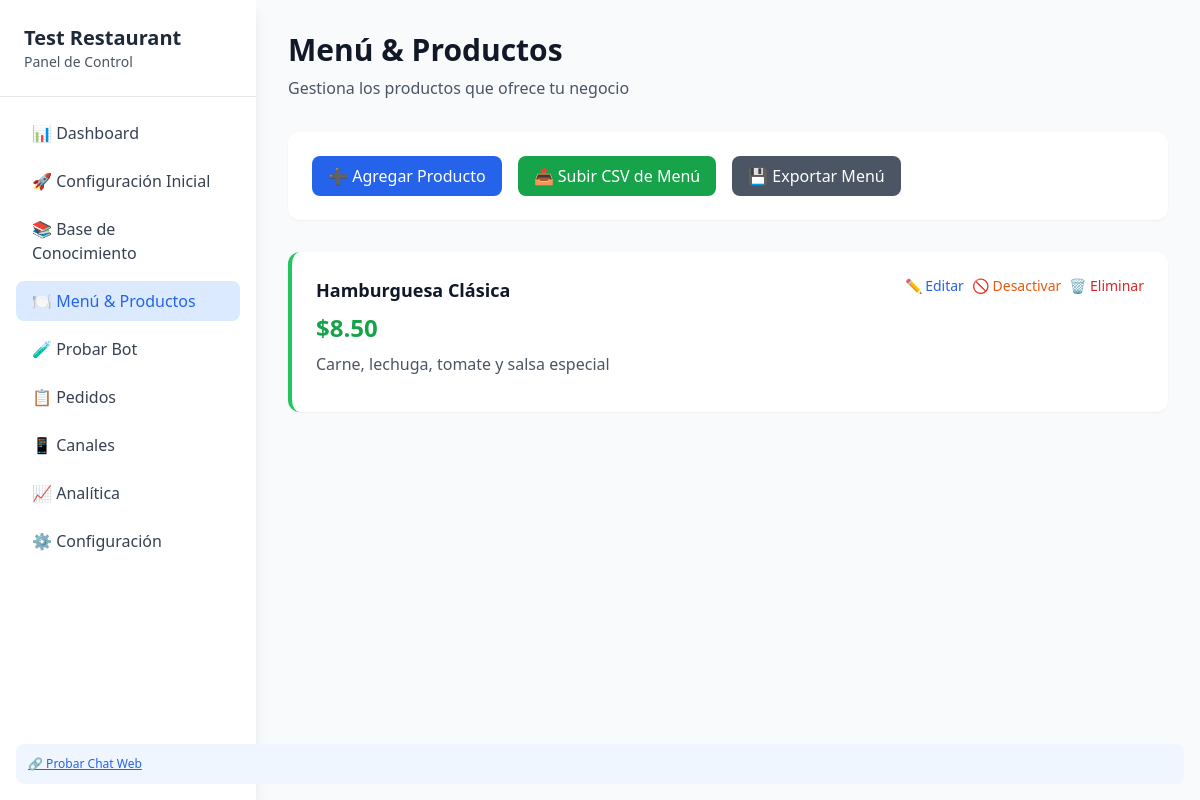
Page /admin/menu on the earlier database version.
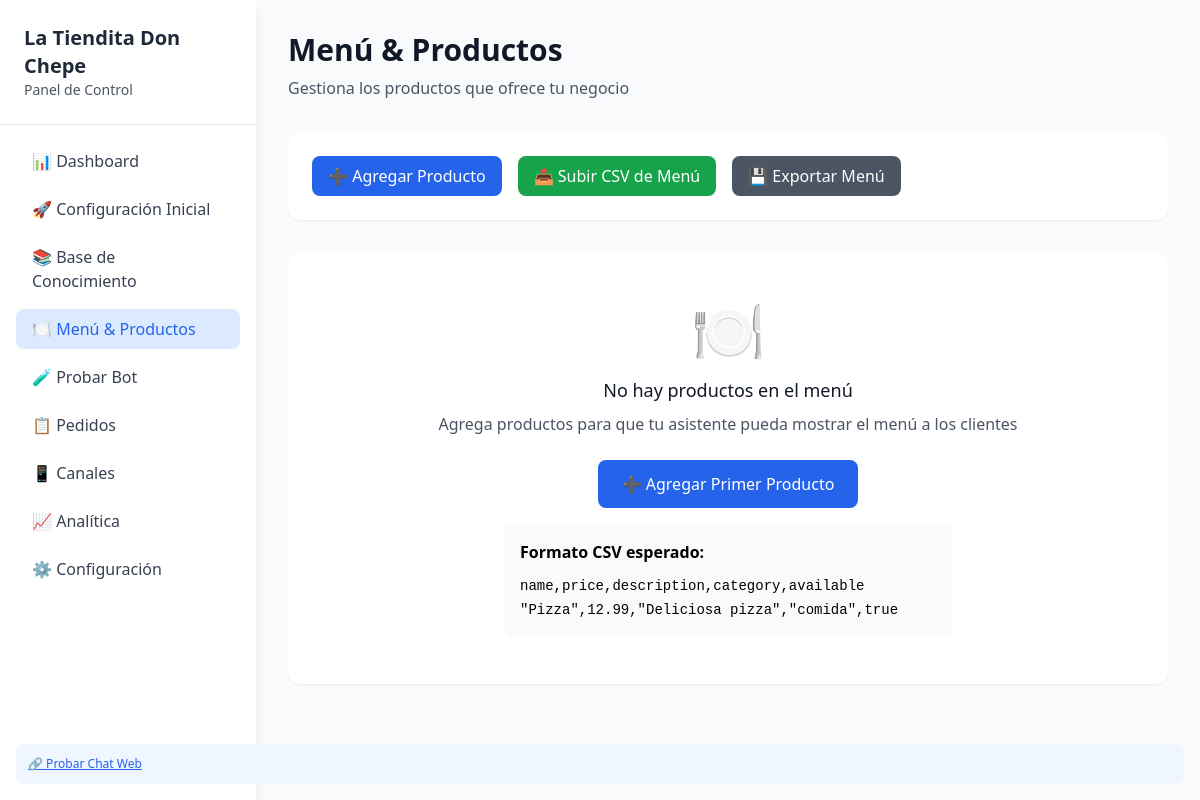
Same page on the later database version.
### app/db/models.py (models this page shows)
class Setting(SQLModel, table=True):
    id: Optional[int] = Field(default=None, primary_key=True)
    key: str = Field(unique=True)
    value: Optional[str] = None
    category: str = "general"  # business, ai, channels, etc.
    is_secret: bool = False  # Para API keys y passwords
    created_at: datetime = Field(default_factory=datetime.utcnow)
    updated_at: Optional[datetime] = None

class Product(SQLModel, table=True):
    id: Optional[int] = Field(default=None, primary_key=True)
    name: str
    price: float
    description: Optional[str] = None
    available: bool = True
    category: Optional[str] = None
    tags: Optional[str] = None
    featured: bool = False
    created_at: datetime = Field(default_factory=datetime.utcnow)

### app/routes/ui.py (the view)
@router.get("/admin/menu", response_class=HTMLResponse)
async def menu_management(request: Request, session: Session = Depends(get_session)):
    product_repo = ProductRepo(session)
    products = product_repo.get_all(available_only=False)
    return templates.TemplateResponse(
        "admin/menu.html",
        {"request": request, "config": get_dynamic_config(), "products": products}
    )

### app/templates/admin/menu.html (shortened to what this page needs)
{% extends "base.html" %}
{% block content %}
<div class="mb-8">
    <h1 class="text-3xl font-bold text-gray-900 mb-2">Menú & Productos</h1>
    <p class="text-gray-600">Gestiona los productos que ofrece tu negocio</p>
</div>
<div class="bg-white p-6 rounded-xl shadow-sm mb-8">
    <div class="flex flex-wrap gap-4">
        <button onclick="addProduct()" class="bg-blue-600 text-white px-4 py-2 rounded-lg hover:bg-blue-700">
            ➕ Agregar Producto
        </button>
        <button onclick="document.getElementById('upload-menu').click()" class="bg-green-600 text-white px-4 py-2 rounded-lg hover:bg-green-700">
            📤 Subir CSV de Menú
        </button>
        <button onclick="exportMenu()" class="bg-gray-600 text-white px-4 py-2 rounded-lg hover:bg-gray-700">
            💾 Exportar Menú
        </button>
    </div>
</div>
{% if products %}
<div class="grid gap-6">
    {% for product in products %}
    <div class="bg-white p-6 rounded-xl shadow-sm border-l-4 {{ 'border-green-500' if product.available else 'border-red-500' }}">
        <div class="flex justify-between items-start">
            <div class="flex-1">
                <div class="flex items-center mb-2">
                    <h3 class="text-lg font-semibold text-gray-900">{{ product.name }}</h3>
                </div>
                <p class="text-2xl font-bold text-green-600 mb-2">${{ "%.2f"|format(product.price) }}</p>
                {% if product.description %}
                <p class="text-gray-600 mb-3">{{ product.description }}</p>
                {% endif %}
            </div>
            <div class="flex space-x-2 ml-4">
                <button onclick="editProduct({{ product.id }})" class="text-blue-600 hover:underline text-sm">
                    ✏️ Editar
                </button>
                <button onclick="toggleAvailable({{ product.id }}, {{ product.available|lower }})" class="text-orange-600 hover:underline text-sm">
                    {{ '🚫 Desactivar' if product.available else '✅ Activar' }}
                </button>
                <button onclick="deleteProduct({{ product.id }})" class="text-red-600 hover:underline text-sm">
                    🗑️ Eliminar
                </button>
            </div>
        </div>
    </div>
    {% endfor %}
</div>
{% else %}
<div class="bg-white rounded-xl shadow-sm p-12 text-center">
    <div class="text-6xl mb-4">🍽️</div>
    <h3 class="text-lg font-medium text-gray-900 mb-2">No hay productos en el menú</h3>
    <p class="text-gray-600 mb-6">Agrega productos para que tu asistente pueda mostrar el menú a los clientes</p>
    <div class="space-y-4">
        <button onclick="addProduct()" class="bg-blue-600 text-white px-6 py-3 rounded-lg hover:bg-blue-700">
            ➕ Agregar Primer Producto
        </button>
        <div class="bg-gray-50 p-4 rounded-lg text-left max-w-md mx-auto">
            <p class="font-semibold mb-2">Formato CSV esperado:</p>
            <code class="text-sm">name,price,description,category,available<br>
            "Pizza",12.99,"Deliciosa pizza","comida",true</code>
        </div>
    </div>
</div>
{% endif %}
{% endblock %}

### app/templates/base.html (shortened to what this page needs)
<!DOCTYPE html>
<html lang="es">
<head>
    <script src="https://cdn.tailwindcss.com"></script>
</head>
<body class="bg-slate-50 min-h-screen">
    <div class="flex h-screen">
        <nav class="w-64 bg-white shadow-lg">
            <div class="p-6 border-b">
                <h1 class="text-xl font-bold text-gray-800">{{ config.business.name }}</h1>
                <p class="text-sm text-gray-600">Panel de Control</p>
            </div>
            <div class="p-4">
                <ul class="space-y-2">
                    <li><a href="/admin" class="nav-link block px-4 py-2 rounded-lg hover:bg-blue-50 text-gray-700 hover:text-blue-600">📊 Dashboard</a></li>
                    <li><a href="/admin/setup" class="nav-link block px-4 py-2 rounded-lg hover:bg-blue-50 text-gray-700 hover:text-blue-600">🚀 Configuración Inicial</a></li>
                    <li><a href="/admin/knowledge" class="nav-link block px-4 py-2 rounded-lg hover:bg-blue-50 text-gray-700 hover:text-blue-600">📚 Base de Conocimiento</a></li>
                    <li><a href="/admin/menu" class="nav-link block px-4 py-2 rounded-lg hover:bg-blue-50 text-gray-700 hover:text-blue-600">🍽️ Menú & Productos</a></li>
                    <li><a href="/admin/playground" class="nav-link block px-4 py-2 rounded-lg hover:bg-blue-50 text-gray-700 hover:text-blue-600">🧪 Probar Bot</a></li>
                    <li><a href="/admin/orders" class="nav-link block px-4 py-2 rounded-lg hover:bg-blue-50 text-gray-700 hover:text-blue-600">📋 Pedidos</a></li>
                    <li><a href="/admin/channels" class="nav-link block px-4 py-2 rounded-lg hover:bg-blue-50 text-gray-700 hover:text-blue-600">📱 Canales</a></li>
                    <li><a href="/admin/analytics" class="nav-link block px-4 py-2 rounded-lg hover:bg-blue-50 text-gray-700 hover:text-blue-600">📈 Analítica</a></li>
                    <li><a href="/admin/settings" class="nav-link block px-4 py-2 rounded-lg hover:bg-blue-50 text-gray-700 hover:text-blue-600">⚙️ Configuración</a></li>
                </ul>
            </div>
            <div class="absolute bottom-4 left-4 right-4">
                <div class="bg-blue-50 p-3 rounded-lg">
                    <p class="text-xs text-blue-600">
                        <a href="/demo" target="_blank" class="underline">🔗 Probar Chat Web</a>
                    </p>
                </div>
            </div>
        </nav>
        <main class="flex-1 overflow-y-auto">
            <div class="p-8">
                {% block content %}{% endblock %}
            </div>
        </main>
    </div>
</body>
</html>

### app/templates/base.html (style rules this page uses)
.nav-link.active { background-color: #dbeafe; color: #2563eb; }

Differences in the rows shown:
removed Setting: business.name "Test Restaurant"
removed Product: name "Hamburguesa Clásica", price "8.50", description "Carne, lechuga, tomate y salsa especial", available "🚫 Desactivar"
Other differences:
{{ config.business.name }}: (not shown) → "La Tiendita Don Chepe"
text now shown: "🍽️ No hay productos en el menú Agrega productos para que tu asistente pueda mostrar el menú a los clientes ➕ Agregar Primer Producto Formato CSV esperado: name,price,description,category,available \"Pizza\",12.99,\"Deliciosa pizza\",\"comida\",true"
